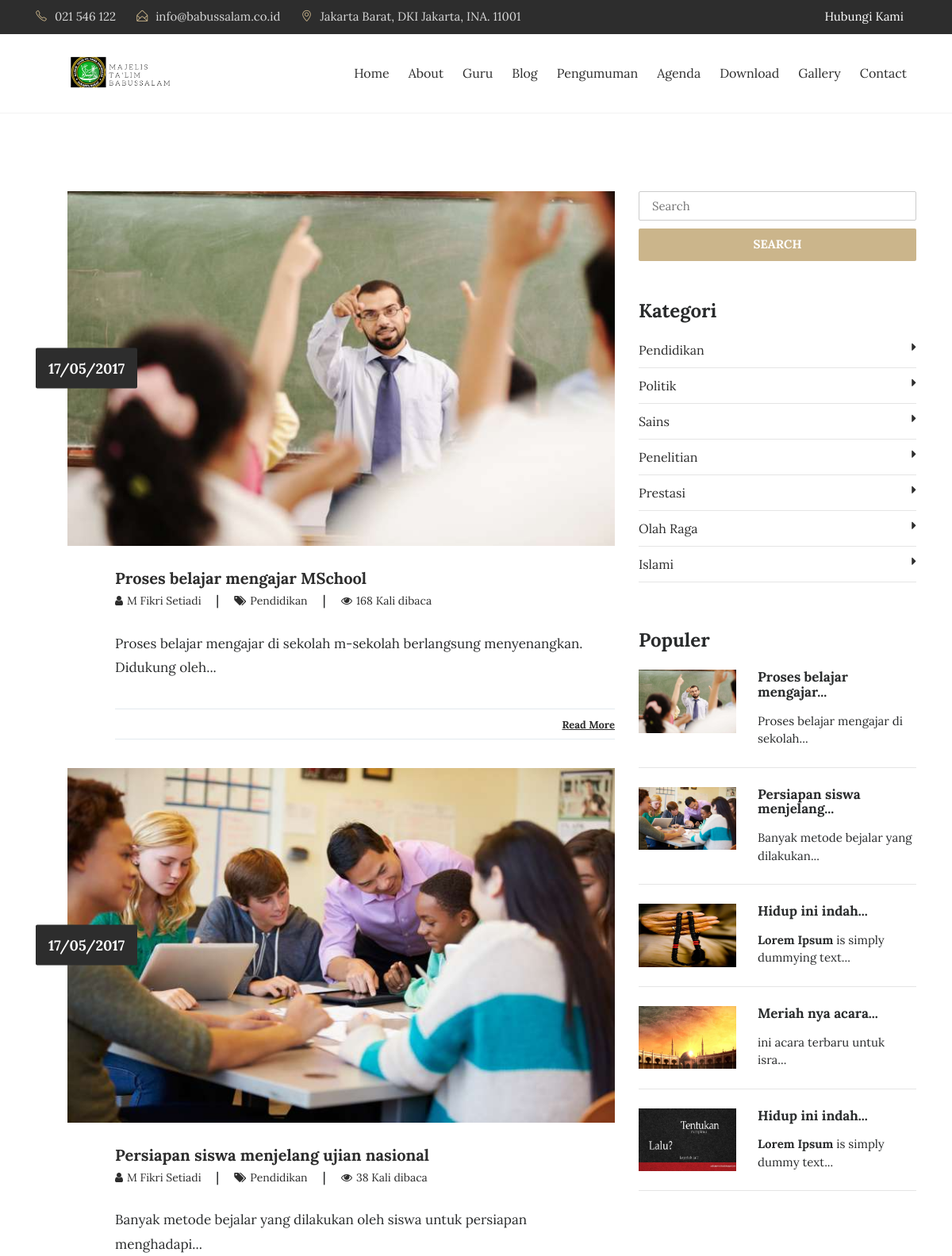
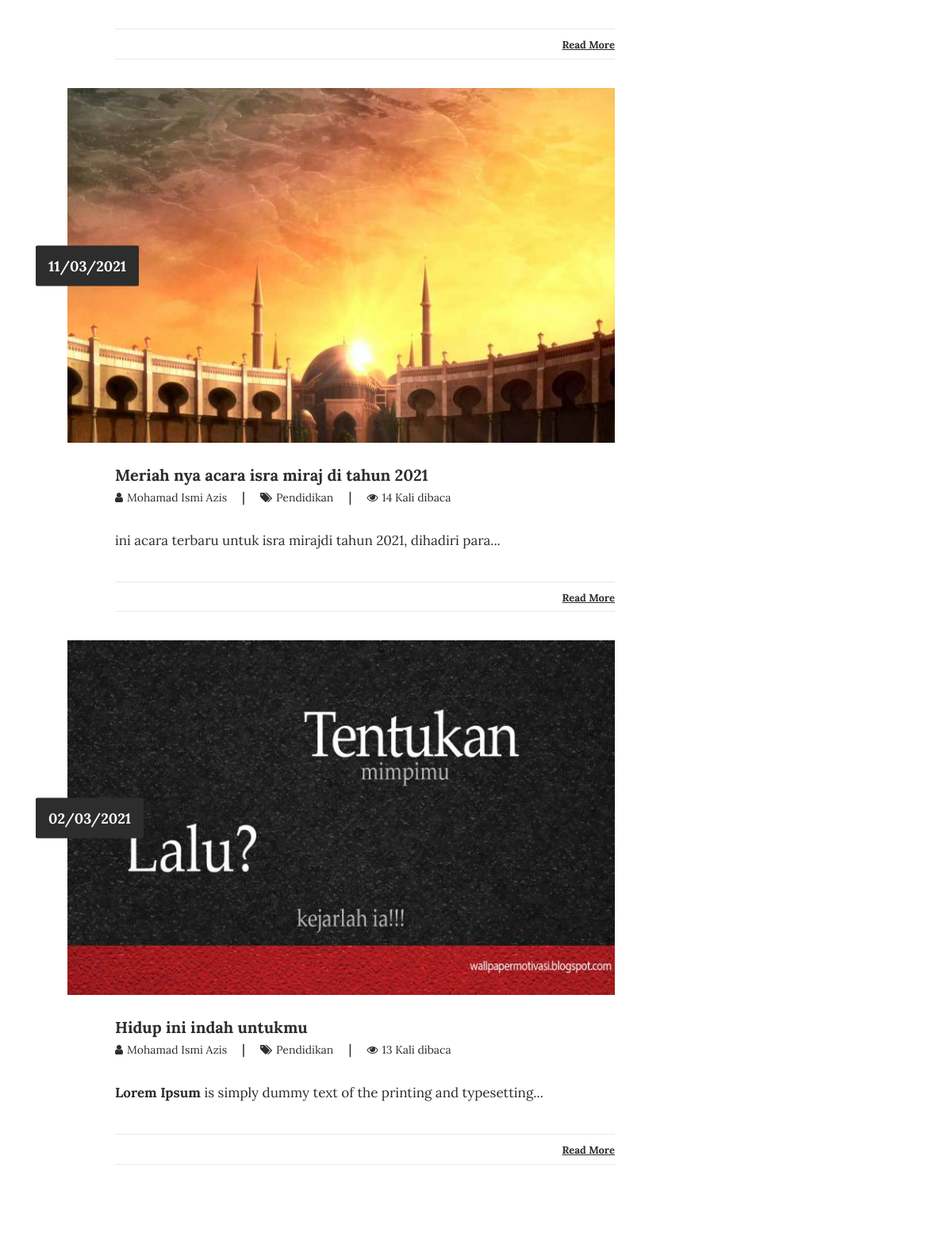
Before: /blog/kategori/Pendidikan (upper part) with the older database file (2 pictures, top to bottom).
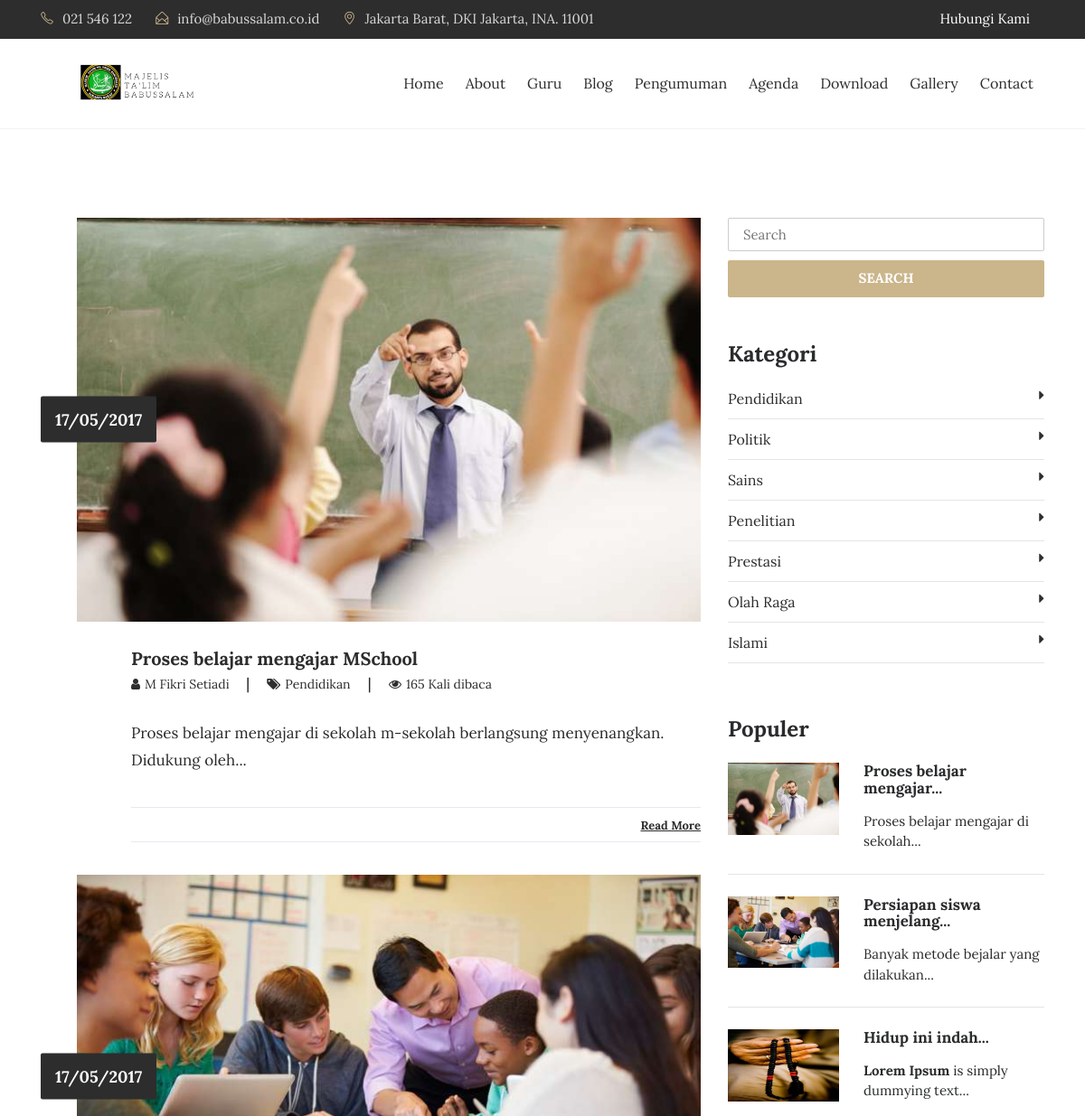
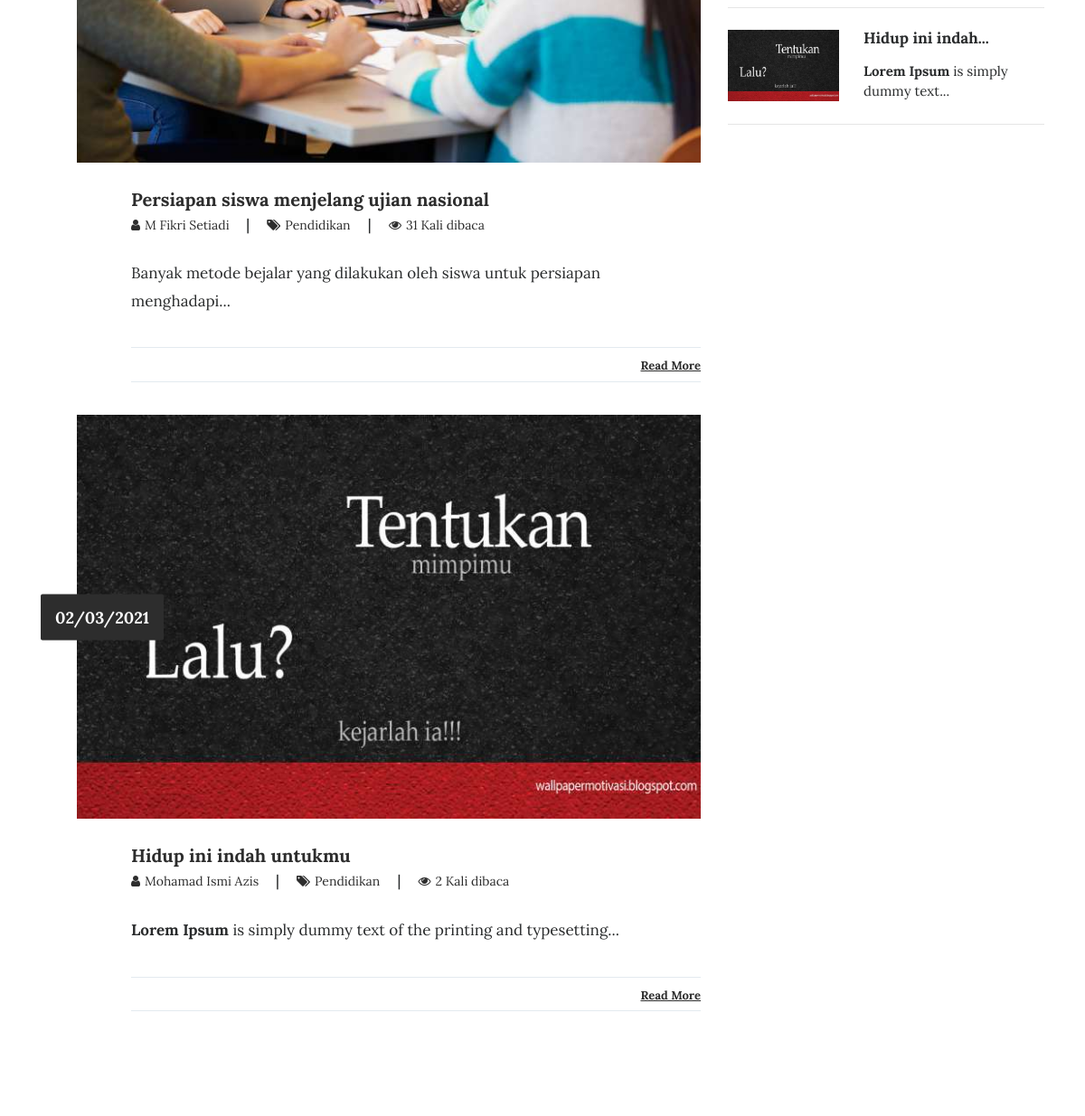
After: the same page with the newer database file (2 pictures, top to bottom).
### tables this page shows
CREATE TABLE `tbl_tulisan` (
  `tulisan_id` int(11) NOT NULL AUTO_INCREMENT,
  `tulisan_judul` varchar(100) DEFAULT NULL,
  `tulisan_isi` text,
  `tulisan_tanggal` timestamp NULL DEFAULT CURRENT_TIMESTAMP,
  `tulisan_kategori_id` int(11) DEFAULT NULL,
  `tulisan_kategori_nama` varchar(30) DEFAULT NULL,
  `tulisan_views` int(11) DEFAULT '0',
  `tulisan_gambar` varchar(40) DEFAULT NULL,
  `tulisan_pengguna_id` int(11) DEFAULT NULL,
  `tulisan_author` varchar(40) DEFAULT NULL,
  `tulisan_img_slider` int(2) NOT NULL DEFAULT '0',
  `tulisan_slug` varchar(200) DEFAULT NULL,
  PRIMARY KEY (`tulisan_id`),
  KEY `tulisan_kategori_id` (`tulisan_kategori_id`),
  KEY `tulisan_pengguna_id` (`tulisan_pengguna_id`)
);

CREATE TABLE `tbl_kategori` (
  `kategori_id` int(11) NOT NULL AUTO_INCREMENT,
  `kategori_nama` varchar(30) DEFAULT NULL,
  `kategori_tanggal` timestamp NULL DEFAULT CURRENT_TIMESTAMP,
  PRIMARY KEY (`kategori_id`)
);

### application/controllers/Blog.php (called while the page is built, shortened)
<?php
class Blog extends CI_Controller{
	function __construct(){
		$this->load->model('m_tulisan');
		$this->load->model('m_pengunjung');
	}
	function kategori(){
		 $kategori=str_replace("-"," ",$this->uri->segment(3));
		 $query = $this->db->query("SELECT tbl_tulisan.*,DATE_FORMAT(tulisan_tanggal,'%d/%m/%Y') AS tanggal FROM tbl_tulisan WHERE tulisan_kategori_nama LIKE '%$kategori%' ORDER BY tulisan_views DESC LIMIT 5");
		 if($query->num_rows() > 0){
			 $x['data']=$query;
			 $x['category']=$this->db->get('tbl_kategori');
 			 $x['populer']=$this->db->query("SELECT * FROM tbl_tulisan ORDER BY tulisan_views DESC LIMIT 5");
			 $this->load->view('depan/v_blog',$x);
		 }else{
			 echo $this->session->set_flashdata('msg','<div class="alert alert-danger">Tidak Ada artikel untuk kategori <b>'.$kategori.'</b></div>');
			 redirect('artikel');
		 }
	}
}

### index.php (called while the page is built, shortened)
<?php
require_once BASEPATH.'core/CodeIgniter.php';

### application/views/depan/v_blog.php (the view, shortened to what this page needs)
<!DOCTYPE html>
<html lang="en">
<head>
    <?php $this->load->view('depan/layout/v_css'); ?>
    <?php
        function limit_words($string, $word_limit){
            $words = explode(" ",$string);
            return implode(" ",array_splice($words,0,$word_limit));
        }
    ?>
</head>
<body>
<?php $this->load->view('depan/layout/v_topbar'); ?>
<?php $this->load->view('depan/layout/v_navbar'); ?>
<section class="blog-wrap">
    <div class="container">
        <div class="row">
            <div class="col-md-8">
              <?php foreach ($data->result() as $row) : ?>
                <div class="blog-single-item">
                    <div class="blog-img_block">
                        <img src="<?php echo base_url().'assets/images/'.$row->tulisan_gambar;?>" class="img-fluid" alt="blog-img" div data-aos="fade-up"data-aos-duration="2000">
                        <div class="blog-date">
                            <span><?php echo $row->tanggal;?></span>
                        </div>
                    </div>
                    <div class="blog-tiltle_block">
                        <h4><a href="<?php echo site_url('artikel/'.$row->tulisan_slug);?>"><?php echo $row->tulisan_judul;?></a></h4>
                        <h6> <a href="#"><i class="fa fa-user" aria-hidden="true"></i><span><?php echo $row->tulisan_author;?></span> </a>  |   <a href="#"><i class="fa fa-tags" aria-hidden="true"></i><span><?php echo $row->tulisan_kategori_nama;?></span></a>  |  <a href="#"><i class="fa fa-eye" aria-hidden="true"></i><span><?php echo $row->tulisan_views;?> Kali dibaca</span> </a></h6>
                        <?php echo limit_words($row->tulisan_isi,10).'...';?>
                        <div class="blog-icons">
                            <div class="blog-share_block">
                                <a href="<?php echo site_url('artikel/'.$row->tulisan_slug);?>">Read More</a>
                            </div>
                        </div>
                    </div>
                </div>
              <?php endforeach;?>
            </div>
            <div class="col-md-4">
                <form action="<?php echo site_url('blog/search');?>" method="get">
                    <input type="text" name="keyword" placeholder="Search" class="blog-search" required>
                    <button type="submit" class="btn btn-warning btn-blogsearch">SEARCH</button>
                </form>
                <div class="blog-category_block">
                  <h3>Kategori</h3>
                  <ul>
                    <?php foreach ($category->result() as $row) : ?>
                      <li><a href="<?php echo site_url('blog/kategori/'.str_replace(" ","-",$row->kategori_nama));?>"><?php echo $row->kategori_nama;?><i class="fa fa-caret-right" aria-hidden="true"></i></a></li>
                    <?php endforeach;?>
                  </ul>
                </div>
                <div class="blog-featured_post">
                    <h3>Populer</h3>
                    <?php foreach ($populer->result() as $row) :?>
                      <div class="blog-featured-img_block">
                          <img width="35%" src="<?php echo base_url().'assets/images/'.$row->tulisan_gambar;?>" class="img-fluid" alt="blog-featured-img">
                          <h5><a href="<?php echo site_url('artikel/'.$row->tulisan_slug);?>"><?php echo limit_words($row->tulisan_judul,3).'...';?></a></h5>
                          <p><?php echo limit_words($row->tulisan_isi,5).'...';?></p>
                      </div>
                      <hr>
                    <?php endforeach;?>
                </div>
            </div>
        </div>
    </div>
</section>
    </body>
    </html>

### application/views/depan/layout/v_css.php (shortened to what this page needs)
<link rel="stylesheet" href="<?php echo base_url().'theme/css/bootstrap.min.css'?>">
<link rel="stylesheet" href="<?php echo base_url().'theme/css/font-awesome.min.css'?>">
<link rel="stylesheet" href="<?php echo base_url().'theme/css/simple-line-icons.css'?>">
<link rel="stylesheet" href="<?php echo base_url().'theme/css/magnific-popup.css'?>">
<link rel="stylesheet" type="text/css" href="<?php echo base_url().'theme/css/normalize.css'?>" />
<link rel="stylesheet" type="text/css" href="<?php echo base_url().'theme/css/set2.css'?>" />
<link href="<?php echo base_url().'theme/css/animated-masonry-gallery.css'?>" rel="stylesheet" type="text/css" />
<link rel="stylesheet" href="<?php echo base_url().'theme/css/fullcalendar.min.css'?>" />
<link rel="stylesheet" href="<?php echo base_url().'theme/css/slick.css'?>">
<link rel="stylesheet" href="<?php echo base_url().'theme/css/slick-theme.css'?>">
<link rel="stylesheet" href="<?php echo base_url().'theme/css/owl.carousel.min.css'?>">
<link href="<?php echo base_url().'theme/css/style.css'?>" rel="stylesheet">
<link href="<?php echo base_url().'theme/css/dataTables.bootstrap4.min.css'?>" rel="stylesheet">
<link rel="stylesheet" href="https://unpkg.com/aos@next/dist/aos.css" />
<link href="<?php echo base_url().'theme/css/jssocials.css'?>" rel="stylesheet">
<link href="<?php echo base_url().'theme/css/jssocials-theme-flat.css'?>" rel="stylesheet">
<link rel="stylesheet" href="<?php echo base_url().'theme/css/scroll.css'?>">
<link href="<?php echo base_url().'theme/css/galeri.css'?>" rel="stylesheet" type="text/css" />

### application/views/depan/layout/v_topbar.php (shortened to what this page needs)
<div class="header-topbar">
    <div class="container">
        <div class="row">
            <div class="col-xs-6 col-sm-8 col-md-9">
                <div class="header-top_address">
                    <div class="header-top_list">
                        <span class="icon-phone"></span>021 546 122
                    </div>
                    <div class="header-top_list">
                        <span class="icon-envelope-open"></span>info@babussalam.co.id
                    </div>
                    <div class="header-top_list">
                        <span class="icon-location-pin"></span>Jakarta Barat, DKI Jakarta, INA. 11001
                    </div>
                </div>
            </div>
            <div class="col-xs-6 col-sm-4 col-md-3">
                <div class="header-top_login mr-sm-3">
                    <a href="<?php echo site_url('contact');?>">Hubungi Kami</a>
                </div>
            </div>
        </div>
    </div>
</div>

### application/views/depan/layout/v_navbar.php (shortened to what this page needs)
<div data-toggle="affix" style="border-bottom:solid 1px #f2f2f2;">
    <div class="container nav-menu2">
        <div class="row">
            <div class="col-md-12">
                <nav class="navbar navbar2 navbar-toggleable-md navbar-light bg-faded">
                    <a href="<?php echo site_url(''); ?>" class="navbar-brand nav-brand2"><img class="img img-responsive" width="200px;" src="<?php echo base_url() . 'theme/images/Majelis.png' ?>"></a>
                    <div class="collapse navbar-collapse justify-content-end" id="navbarNavDropdown">
                        <ul class="navbar-nav">
                            <li class="nav-item">
                                <a class="nav-link" href="<?php echo site_url(''); ?>">Home</a>
                            </li>
                            <li class="nav-item">
                                <a class="nav-link" href="<?php echo site_url('about'); ?>">About</a>
                            </li>
                            <li class="nav-item">
                                <a class="nav-link" href="<?php echo site_url('guru'); ?>">Guru</a>
                            </li>
                            <li class="nav-item">
                                <a class="nav-link" href="<?php echo site_url('blog'); ?>">Blog</a>
                            </li>
                            <li class="nav-item">
                                <a class="nav-link" href="<?php echo site_url('pengumuman'); ?>">Pengumuman</a>
                            </li>
                            <li class="nav-item">
                                <a class="nav-link" href="<?php echo site_url('agenda'); ?>">Agenda</a>
                            </li>
                            <li class="nav-item">
                                <a class="nav-link" href="<?php echo site_url('download'); ?>">Download</a>
                            </li>
                            <li class="nav-item">
                                <a class="nav-link" href="<?php echo site_url('galeri'); ?>">Gallery</a>
                            </li>
                            <li class="nav-item">
                                <a class="nav-link" href="<?php echo site_url('contact'); ?>">Contact</a>
                            </li>
                        </ul>
                    </div>
                </nav>
            </div>
        </div>
    </div>
</div>

### theme/css/scroll.css (style rules this page uses)
html { scroll-behavior: smooth; }

Changed rows visible on the page:
removed tbl_tulisan: tulisan_gambar (picture), tanggal "11/03/2021", tulisan_judul "Meriah nya acara isra miraj di tahun 2021", tulisan_author "Mohamad Ismi Azis", tulisan_kategori_nama "Pendidikan", tulisan_views "14", tulisan_isi "ini acara terbaru untuk isra mirajdi tahun 2021, dihadiri para", tulisan_judul "Meriah nya acara", tulisan_isi "ini acara terbaru untuk isra"
changed tbl_tulisan "Proses belajar mengajar MSchool": tulisan_views "168" → "165"
changed tbl_tulisan "Persiapan siswa menjelang ujian nasional": tulisan_views "38" → "31"
changed tbl_tulisan "Hidup ini indah untukmu": tulisan_views "13" → "2"
